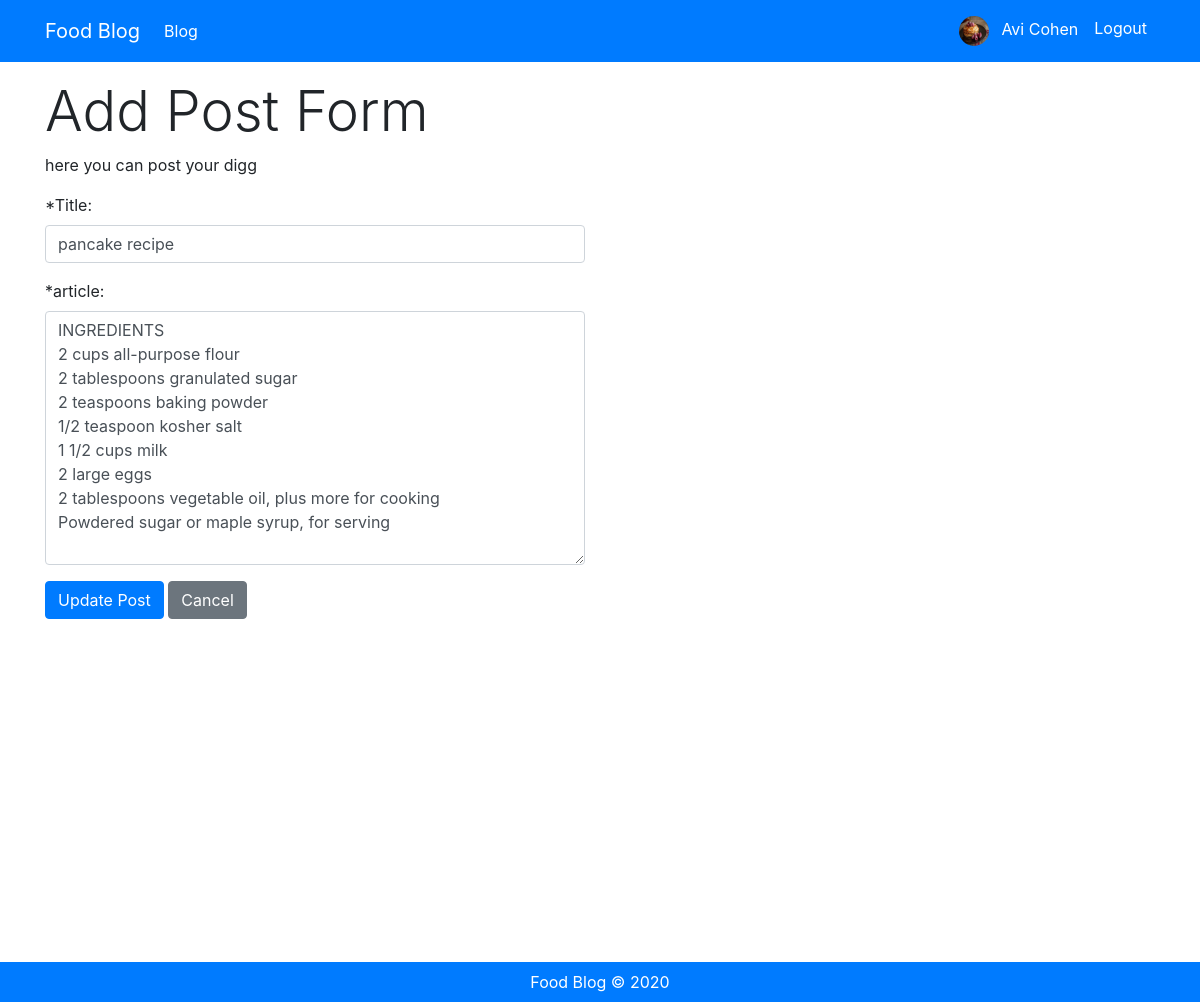
Screenshot of /food-blog/edit_post.php?pid=31 (signed in) with the database file from the repository.
### tables this page shows
CREATE TABLE `posts` (
  `id` int(11) NOT NULL,
  `user_id` int(11) NOT NULL,
  `title` varchar(255) NOT NULL,
  `article` text NOT NULL,
  `date` datetime NOT NULL
);

### food-blog/edit_post.php (the view, shortened to what this page needs)
<?php
if (isset($_GET['pid']) && is_numeric($_GET['pid'])) {
    $pid =  filter_input(INPUT_GET, 'pid', FILTER_SANITIZE_STRING);
    if ($pid) {
        $uid = $_SESSION['user_id'];
        $link = mysqli_connect(MYSQL_HOST, MYSQL_USER, MYSQL_PWD, MYSQL_DB);
        mysqli_query($link, "SET NAMES utf8");
        $pid = mysqli_real_escape_string($link, $pid);
        $sql = "SELECT * FROM posts WHERE id = $pid AND user_id = $uid";
        $result = mysqli_query($link, $sql);
        if ($result && mysqli_affected_rows($link) == 1) {
            $post = mysqli_fetch_assoc($result);
        } else {
            header('location:blog.php');
            exit;
        }
    } else {
        header('location:blog.php');
        exit;
    }
} else {
    header('location:blog.php');
    exit;
}
?>
<?php include 'tpl/header.php'; ?>
<main class="min-height-900">
    <div class="container">
        <section id="header-content">
            <div class="row">
                <div class="col-12 mt-3">
                    <h1 class="display-4">Add Post Form</h1>
                    <p>here you can post your digg</p>
                </div>
            </div>
            <div class="row">
                <div class="col-6">
                    <form action="" method="POST" autocomplete="off" novalidate='novalidate'>
                        <div class="form-group">
                            <label for="title">*Title:</label>
                            <input value='<?= $post['title'] ?>' class="form-control" type="text" name="title"
                                id="title">
                        </div>
                        <div class="form-group">
                            <label for="article">*article:</label>
                            <textarea class='form-control' name="article" id="article" cols="30"
                                rows="10"><?= $post['article']; ?></textarea>
                        </div>
                        <input class="btn btn-primary" type="submit" value="Update Post" name="submit">
                        <a class="btn btn-secondary" href="blog.php"> Cancel</a>
                    </form>
                </div>
            </div>
        </section>
    </div>
</main>
<?php include 'tpl/footer.php'; ?>

### food-blog/css/style.css (style rules this page uses)
.min-height-900 { min-height: 900px; }

### rows the page displays
posts: title "pancake recipe", article "INGREDIENTS 2 cups all-purpose flour 2 tablespoons granulated sugar 2 teaspoons baking powder 1/2 teaspoon kosher salt 1 1/2 cups milk 2 large eggs 2 tablespoons vegetable oil, plus more for cooking Powdered sugar or maple syrup, for serving"

### other values shown
$_SESSION['user_name'] "Avi Cohen"
